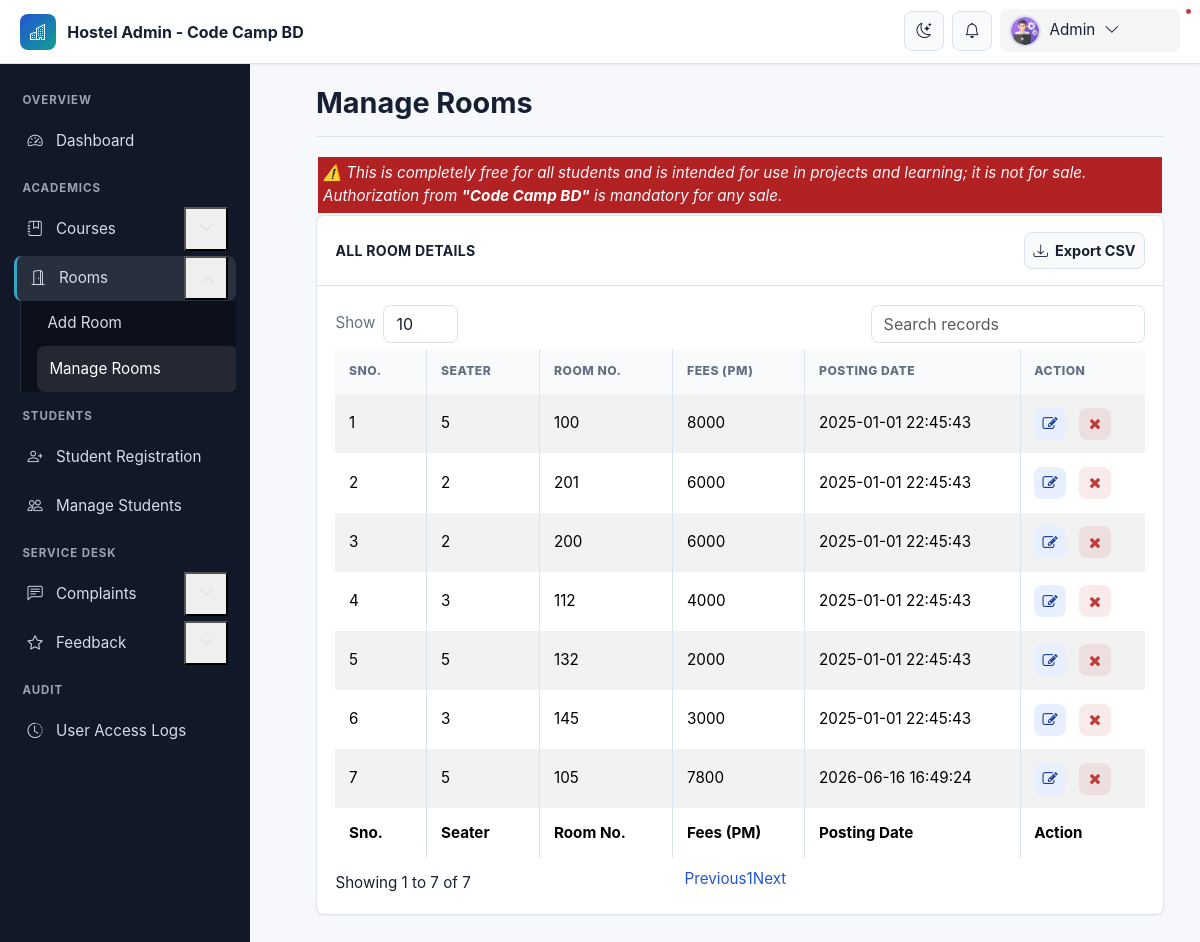
/admin/manage-rooms.php (signed in), run on the app's committed database.
### tables this page shows
CREATE TABLE `rooms` (
  `id` int(11) NOT NULL,
  `seater` int(11) DEFAULT NULL,
  `room_no` int(11) DEFAULT NULL,
  `fees` int(11) DEFAULT NULL,
  `posting_date` timestamp NULL DEFAULT current_timestamp()
);

### admin/manage-rooms.php (the view, shortened to what this page needs)
<?php
include('includes/config.php');
?>
<!doctype html>
<html lang="en" class="no-js">
<head>
	<link rel="stylesheet" href="css/font-awesome.min.css">
	<link rel="stylesheet" href="https://cdn.jsdelivr.net/npm/bootstrap@5.3.3/dist/css/bootstrap.min.css">
	<link rel="stylesheet" href="css/dataTables.bootstrap.min.css">
	<link rel="stylesheet" href="css/bootstrap-social.css">
	<link rel="stylesheet" href="css/bootstrap-select.css">
	<link rel="stylesheet" href="css/fileinput.min.css">
	<link rel="stylesheet" href="css/awesome-bootstrap-checkbox.css">
	<link rel="stylesheet" href="css/style.css">
</head>
<body>
	<?php include('includes/header.php');?>
	<div class="ts-main-content">
			<?php include('includes/sidebar.php');?>
		<div class="content-wrapper">
			<div class="container-fluid">
				<div class="row">
					<div class="col-md-12">
						<h2 class="page-title">Manage Rooms</h2>
														<div class="" style="background-color: firebrick; padding: 5px;margin: 2px;}">
									<i>
										<marquee behavior="scroll" direction="left" onmouseover="this.stop();" onmouseout="this.start();" style="color: aliceblue;" >
											⚠️ This is completely free for all students and is intended for use in projects and learning; it is not for sale. Authorization from  <a style="color:white;font-weight: bold;" href="https://www.youtube.com/@codecampbdofficial/" target="_blank" rel="noopener noreferrer">"Code Camp BD"</a>  is mandatory for any sale.
										</marquee>
									</i>
								</div>
						<div class="panel panel-default">
							<div class="panel-heading">All Room Details</div>
							<div class="panel-body">
								<table id="zctb" class="display table table-striped table-bordered table-hover" cellspacing="0" width="100%">
									<thead>
										<tr>
											<th>Sno.</th>
											<th>Seater</th>
											<th>Room No.</th>
											<th>Fees (PM) </th>
											<th>Posting Date  </th>
											<th>Action</th>
										</tr>
									</thead>
									<tfoot>
										<tr>
											<th>Sno.</th>
											<th>Seater</th>
											<th>Room No.</th>
											<th>Fees (PM) </th>
											<th>Posting Date  </th>
											<th>Action</th>
										</tr>
									</tfoot>
									<tbody>
<?php
$ret="select * from rooms";
$stmt= $mysqli->prepare($ret) ;
$stmt->execute() ;
$res=$stmt->get_result();
$cnt=1;
while($row=$res->fetch_object())
	  {
	  	?>
<tr><td><?php echo $cnt;;?></td>
<td><?php echo $row->seater;?></td>
<td><?php echo $row->room_no;?></td>
<td><?php echo $row->fees;?></td>
<td><?php echo $row->posting_date;?></td>
<td><a href="edit-room.php?id=<?php echo $row->id;?>"><i class="fa fa-edit"></i></a>&nbsp;&nbsp;
<a href="manage-rooms.php?del=<?php echo $row->id;?>" onclick="return confirm("Do you want to delete");"><i class="fa fa-close"></i></a></td>
										</tr>
									<?php
$cnt=$cnt+1;
									 } ?>
									</tbody>
								</table>
							</div>
						</div>
					</div>
				</div>
			</div>
		</div>
	</div>
</body>
</html>

### admin/css/style.css (style rules this page uses)
html { font-size: 14px; }
@media only screen and (min-width: 480px) { html { font-size: 17px; } }
@media only screen and (min-width: 768px) { html { font-size: 14px; } }
body { font-size: 1em; }
a { color: #37a6c4; }
.panel { overflow: hidden; }
.page-title { padding-bottom: 15px; margin-bottom: 20px; border-bottom: 1px solid #f0f0f0; }
.ts-main-content .content-wrapper { padding-top: 15px; margin-top: 10px; }
@media only screen and (min-width: 992px) { .ts-main-content .content-wrapper { margin-left: 250px; } }

### css/modern-ui.css (style rules this page uses)
:root { color-scheme: light; --hms-bg: #f6f8fb; --hms-surface: #ffffff; --hms-surface-soft: #f9fafb; --hms-border: #dbe3ec; --hms-text: #172033; --hms-muted: #637083; --hms-primary: #2454d6; --hms-primary-dark: #163b99; --hms-primary-soft: #e8efff; --hms-accent: #0f9f8f; --hms-success: #16855f; --hms-warning: #b76b00; --hms-danger: #c23b3b; --hms-info: #1477a5; --hms-sidebar: #111827; --hms-sidebar-muted: #9ca3af; --hms-shadow-sm: 0 1px 2px rgba(16, 24, 40, .06); --hms-shadow: 0 14px 34px rgba(16, 24, 40, .10); --hms-radius: 8px; --hms-header-height: 64px; --hms-sidebar-width: 280px; }
* { box-sizing: border-box; }
html { font-size: 16px; }
body { min-height: 100vh; margin: 0; background: var(--hms-bg); color: var(--hms-text); font-family: Inter, ui-sans-serif, system-ui, -apple-system, BlinkMacSystemFont, "Segoe UI", sans-serif; font-size: .95rem; line-height: 1.5; letter-spacing: 0; }
a { color: var(--hms-primary); text-decoration: none; }
.ts-main-content .content-wrapper { min-height: 100vh; margin-top: 0; padding: calc(var(--hms-header-height) + 1rem) 1rem 2rem; transition: margin-left .24s ease; }
.container-fluid { max-width: 1480px; }
.page-title { display: flex; align-items: center; justify-content: space-between; gap: 1rem; margin: 0 0 1.25rem !important; padding: 0 0 1rem; color: var(--hms-text); border-bottom: 1px solid var(--hms-border); font-size: clamp(1.45rem, 2.4vw, 2rem); font-weight: 750; letter-spacing: 0; }
.panel, .well { margin-bottom: 1.25rem; overflow: hidden; background: var(--hms-surface); border: 1px solid var(--hms-border); border-radius: var(--hms-radius); box-shadow: var(--hms-shadow-sm); }
.panel-heading { display: flex; align-items: center; justify-content: space-between; gap: .75rem; padding: 1rem 1.15rem; color: var(--hms-text) !important; background: var(--hms-surface); border-bottom: 1px solid var(--hms-border); font-size: .88rem; font-weight: 750; letter-spacing: .02em; text-transform: uppercase; }
.panel-body { padding: 1.15rem; }
.table, table { width: 100%; color: var(--hms-text); vertical-align: middle; }
.table > :not(caption) > * > * { padding: .85rem; background: transparent; border-bottom-color: var(--hms-border); }
.table thead th, table.dataTable thead th { color: var(--hms-muted); background: var(--hms-surface-soft); font-size: .76rem; font-weight: 800; letter-spacing: .04em; text-transform: uppercase; }
.table tbody tr { transition: background .18s ease; }
.table-bordered, .table-bordered > :not(caption) > * { border-color: var(--hms-border); }
.action-link, td a:has(.fa), td a:has(.bi) { display: inline-flex; align-items: center; justify-content: center; width: 2rem; height: 2rem; color: var(--hms-primary-dark); background: var(--hms-primary-soft); border: 1px solid transparent; border-radius: var(--hms-radius); transition: background .18s ease, border-color .18s ease, transform .18s ease; }
td a:has(.fa-close), td a:has(.fa-trash), td a:has(.bi-trash) { color: var(--hms-danger); background: rgba(194, 59, 59, .10); }
@media (min-width: 992px) { .ts-main-content .content-wrapper { margin-left: var(--hms-sidebar-width); padding: calc(var(--hms-header-height) + 1.35rem) 1.5rem 2.5rem; } }

### data on the page
rooms: seater "5", room_no "100", fees "8000", posting_date "2025-01-01 22:45:43"
rooms: seater "2", room_no "201", fees "6000", posting_date "2025-01-01 22:45:43"
rooms: seater "2", room_no "200", fees "6000", posting_date "2025-01-01 22:45:43"
rooms: seater "3", room_no "112", fees "4000", posting_date "2025-01-01 22:45:43"
rooms: seater "5", room_no "132", fees "2000", posting_date "2025-01-01 22:45:43"
rooms: seater "3", room_no "145", fees "3000", posting_date "2025-01-01 22:45:43"
rooms: seater "5", room_no "105", fees "7800", posting_date "2026-06-16 16:49:24"
